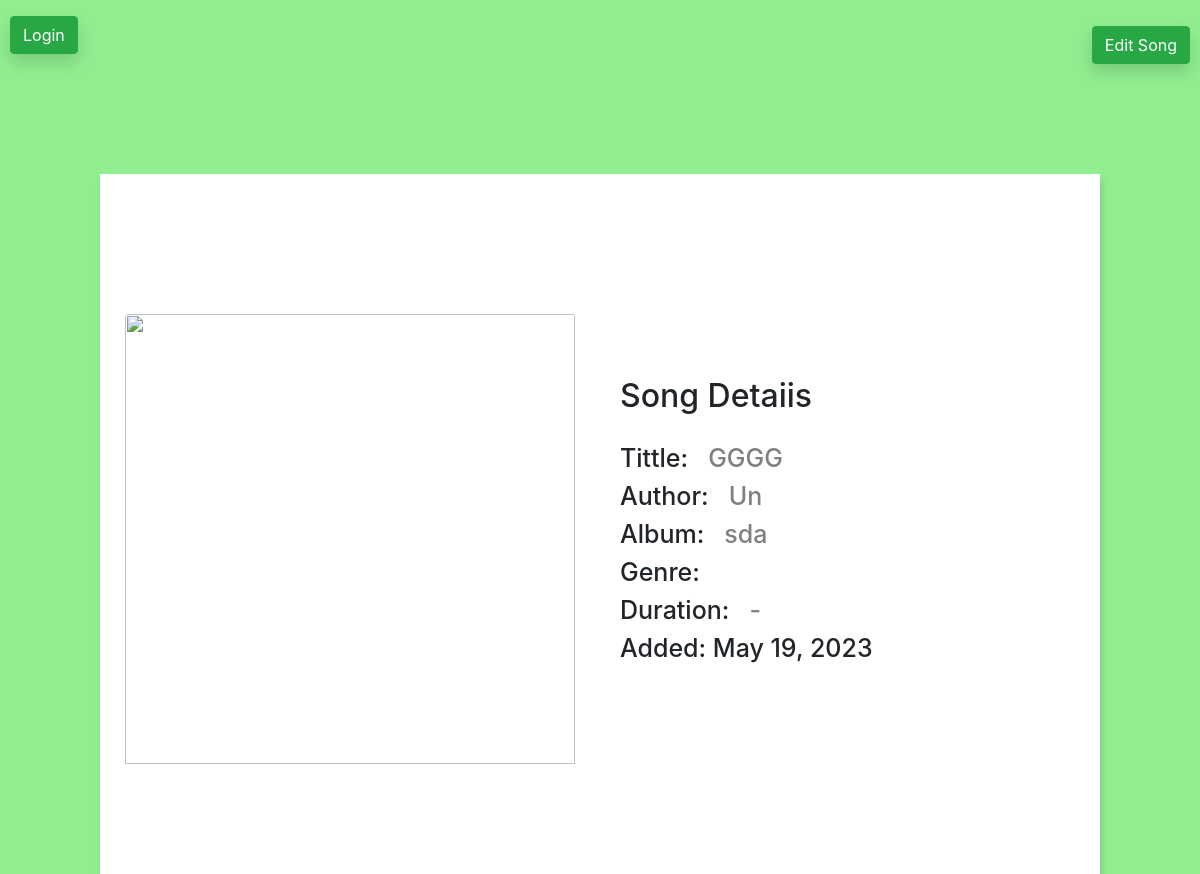
/songs/song/1, run on the app's committed database.
### music_app/models.py (models this page shows, shortened)
class Song(models.Model):
    name = models.TextField(max_length=100)
    author = models.ForeignKey(Author, on_delete=models.CASCADE, related_name="songs")
    album = models.ForeignKey(
        Album,
        on_delete=models.CASCADE,
        related_name="songs",
        null=True,
        blank=True,
    )
    musicalGenre = models.ForeignKey(
        MusicalGenre,
        on_delete=models.CASCADE,
        related_name="songs",
        null=True,
        blank=True,
    )
    image = models.ImageField(null=True, blank=True)
    audio_file = models.FileField(blank=True, null=False, default="")
    duration = models.CharField(max_length=10, null=True, blank=True, default="-")
    date = models.DateField(default=date.today)
    class Meta:
        ordering = ["name"]

class Author(models.Model):
    name = models.TextField()
    def __str__(self):
        return self.name

class Album(models.Model):
    title = models.TextField()
    author = models.ForeignKey(
        Author, on_delete=models.PROTECT, related_name="albums", blank=False
    )
    def __str__(self):
        return self.title

### music_app/views.py (the view)
# urls.py: path("song/<int:pk>", views.SongDetail.as_view(), name="song_details"),
class SongDetail(DetailView):
    model = Song
    template_name = "songs/details.html"
    context_object_name = "song"
    def get_context_data(self, **kwargs):
        context = super(SongDetail, self).get_context_data(**kwargs)
        return context

### music_app/templates/songs/details.html (shortened to what this page needs)
{% block content %}
<html>
<head>
    <link rel="stylesheet" href="https://stackpath.bootstrapcdn.com/bootstrap/4.5.0/css/bootstrap.min.css">
</head>
<body>
    <div id="header">
        {% block header %}
        <div class="header-container">
            {% if user.is_authenticated %}
            <div class="user-info">
                <p>User: {{ user.username }}</p>
            </div>
            <div class="logout-button">
                <a href="{% url 'logout' %}?next={{request.path}}" class="btn btn-success mt-3 shadow">Logout</a>
            </div>
            {% else %}
            <div class="logout-button">
                <a href="{% url 'login' %}?next={{request.path}}" class="btn btn-success mt-3 shadow">Login</a>
            </div>
            {% endif %}
            {% if song %}
            <a href="{% url 'songs:edit_song' pk=song.pk %}" class="btn btn-success mt-3 shadow"
                style="position: absolute; top: 10px; right: 10px;">Edit Song</a>
            {% endif %}
        </div>
        {% endblock %}
    </div>
    <div class="center2">
        <div id="content">
            <div class="card-body">
                <img src="https://cms-assets.tutsplus.com/cdn-cgi/image/width=630/uploads/users/1631/posts/32859/image/album-cover-maker_5a.jpg"
                    class="card-img-top">
            </div>
            <div class="detalls">
                <h5>Song Detaiis</h5>
                <div id="info">
                    <h2>Tittle:</h2>
                    <h3>{{ song.name }}</h3>
                </div>
                <div id="info">
                    <h2>Author:</h2>
                    <h3>{{ song.author }}</h3>
                </div>
                <div id="info">
                    <h2>Album:</h2>
                    <h3>{{ song.album }}</h3>
                </div>
                <div id="info">
                    <h2>Genre:</h2>
                </div>
                <div id="info">
                    <h2>Duration:</h2>
                    <h3>{{ song.duration }}</h3>
                </div>
                <div id="date">
                    <h2>Added: {{ song.date }}</h2>
                </div>
            </div>
        </div>
    </div>
</body>
</html>
{% endblock %}

### music_app/templates/songs/details.html (style rules this page uses)
body { background-color: #90EE90; }
.center2 { float: left; display: flex; align-items: center; justify-content: center; width: 100%; height: auto; }
#content { background-color: #fff; box-shadow: 2px 7px 7px 0px rgba(0, 0, 0, 0.131); width: 1000px; height: 700px; display: flex; align-items: center; margin-top: 120px; }
.card-body { display: flex; float: left; justify-content: center; align-items: center; width: 500px; }
.card-body .card-img-top { width: 450px; height: 450px; object-fit: cover; margin-top: 30px; }
.detalls { display: flex; float: left; align-items: left; justify-content: center; flex-direction: column; width: 500px; height: 700px; padding: 20px; }
h5 { font-size: 32px; padding-bottom: 20px; }
#info { position: relative; float: left; display: flex; }
h2 { font-size: 25px; }
h3 { font-size: 25px; margin-left: 20px; color: grey; font-weight: 300px; }
.header-container { display: flex; align-items: center; }
.logout-button { margin-left: 10px; }

### data on the page
Song: name "GGGG", author "Un", album "sda", duration "-", date "May 19, 2023"
